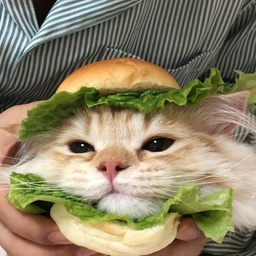
#> input picture 3/cutecat.jpg, 256 x 256 px, shrunk from 680 x 679 before the run
$ python 3.py
#> lines starting #> are read from the running program, lines starting #| are printed output that depends on the picture
#> in main, img is the input picture: shape (256, 256, 3); mean R, G, B 141.5, 131.4, 103.8
import sys, os
import numpy as np
import matplotlib.pyplot as plt

# Returns Translation Matrix
def get_translation_matrix(x, y):
  return np.array([
    [1,0,x],
    [0,1,y],
    [0,0,1]])

# Returns Rotation Matrix
def getRotationMatrix(phi):
  # get radiant of phi
  phi = np.deg2rad(phi)
  return np.array([
    [np.cos(phi), -np.sin(phi),0],
    [np.sin(phi), np.cos(phi),0],
    [0,0,1]])

# Interpolates closest pixels
def bilinearInterpolate(img, x, y):
  # get coordinates of 4 closest pixels
  x2 = int(x+1)
  x1 = int(x)
  y2 = int(y+1)
  y1 = int(y)

  # get colors of 4 closest pixels
  q11 = img[y1,x1]
  q12 = img[y2,x1]
  q21 = img[y1,x2]
  q22 = img[y2,x2]

  # interpolate colors for top two pixels
  fx_y1=(x2-x)/(x2-x1)*q11+(x-x1)/(x2-x1)*q21
  # interpolate color for bottom two pixels
  fx_y2=(x2-x)/(x2-x1)*q12+(x-x1)/(x2-x1)*q22
  # interpolate between results
  return (y2-y)/(y2-y1)*fx_y1+(y-y1)/(y2-y1)*fx_y2

# Returns color of nearest neighbour
def nearestNeighbour(img, x, y):
  newX = int(round(x))
  newY = int(round(y))
  return img[newY, newX]

# Returns invers matrix multiplication
def matrix_mult():
  # collect matricies in correct order
  matricies = [getRotationMatrix(21), get_translation_matrix(30, 25)]
  # start multiplying martrices
  multiplied = matricies[0]
  for i in range(1, len(matricies)):
    # if only one matrix was added, skip this step
    if(len(matricies) < i):
      break
    # otherwise matrix mulitply the product with the next matrix
    multiplied = np.matmul(multiplied, matricies[i])
  # inverse the final matrix
  return np.linalg.inv(multiplied)

# Applies transformation matrix to image
def transformImage(img: np.ndarray):
  # get invers transformation matrix
  transformationMatrix = matrix_mult()
  # get new image filled with white pixels
  newimg = np.ones((img.shape[0], img.shape[1], 3)).astype(int)*255
  # iterate over each pixel
  for newY in range(img.shape[0]):
    for newX in range(img.shape[1]):
      # calculate original image position
      origPos=np.matmul(transformationMatrix, np.array([[newX],[newY],[1]]))
      # if original image position exceedes image boundaries, skip the pixel (leave it white)
      if origPos[1,0]<0 or origPos[1,0]>=newimg.shape[0]-1 or origPos[0,0]<0 or origPos[0,0]>=newimg.shape[1]-1:
        continue
      # otherwise, interpolate color from original image
      newimg[newY,newX]=bilinearInterpolate(img, origPos[0,0], origPos[1,0])
#> this loop made 256 passes
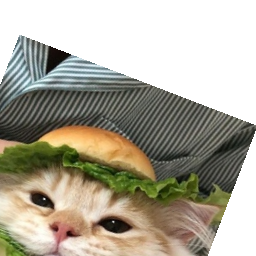
#> newimg: shape (256, 256, 3) int64; mean R, G, B 173.9, 168.8, 154
  # draw results
  plt.subplot(121)
  plt.imshow(img)
  plt.axis('off')
  plt.title('Original Image')
  plt.subplot(122)
  plt.imshow(newimg)
  plt.axis('off')
  plt.title('Transformed Image')


def main():
  # read in image
  img = plt.imread(os.path.join(os.path.dirname(__file__),"cutecat.jpg"))
  transformImage(img)
  plt.show()
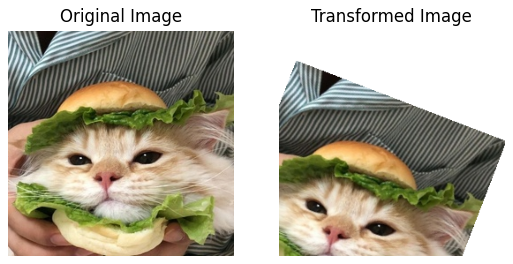
#> figure drawn by matplotlib, 2 panels

if __name__ == "__main__":
  sys.exit(main())
#> (the program exits here)
